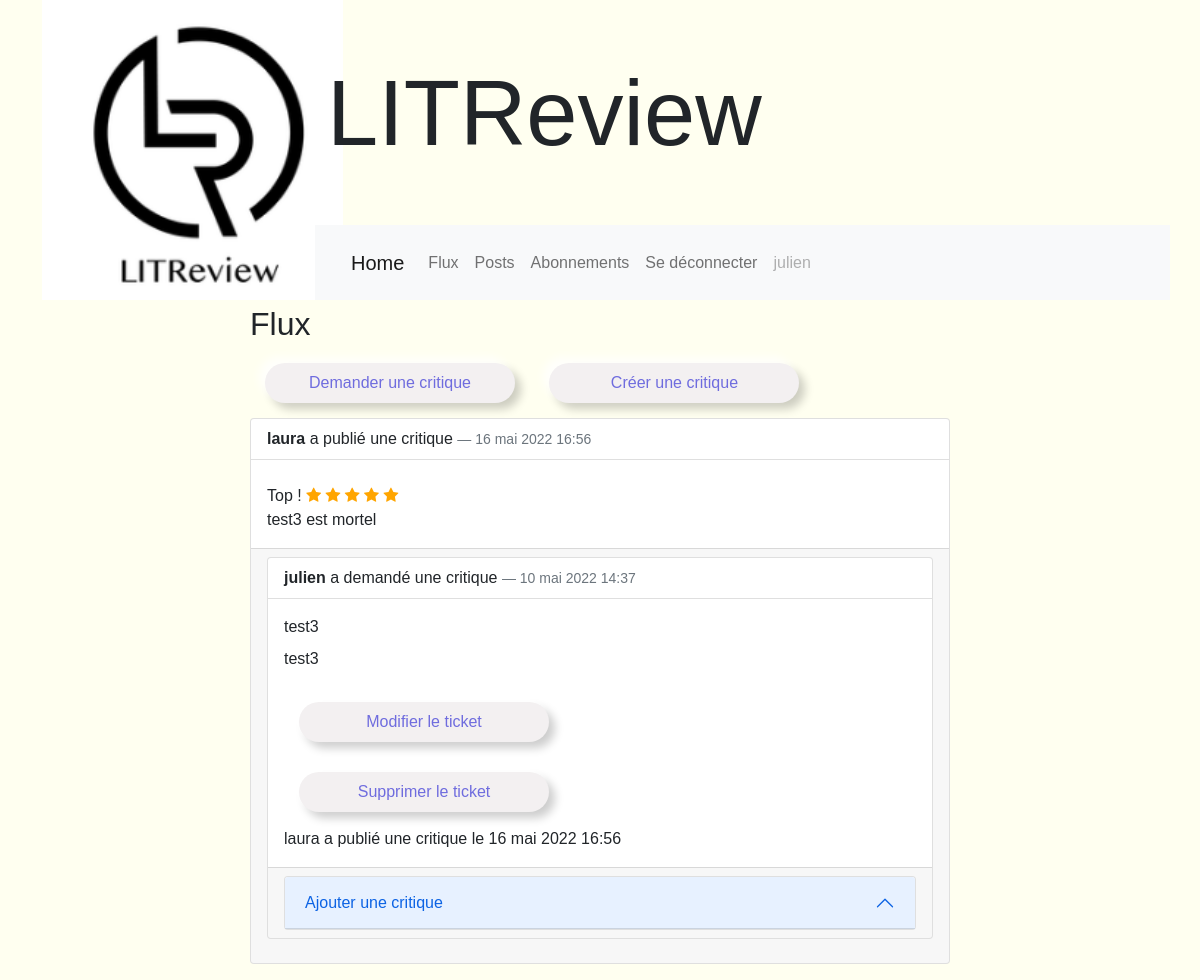
The page /apps/flux (signed in) on the database as committed earlier.
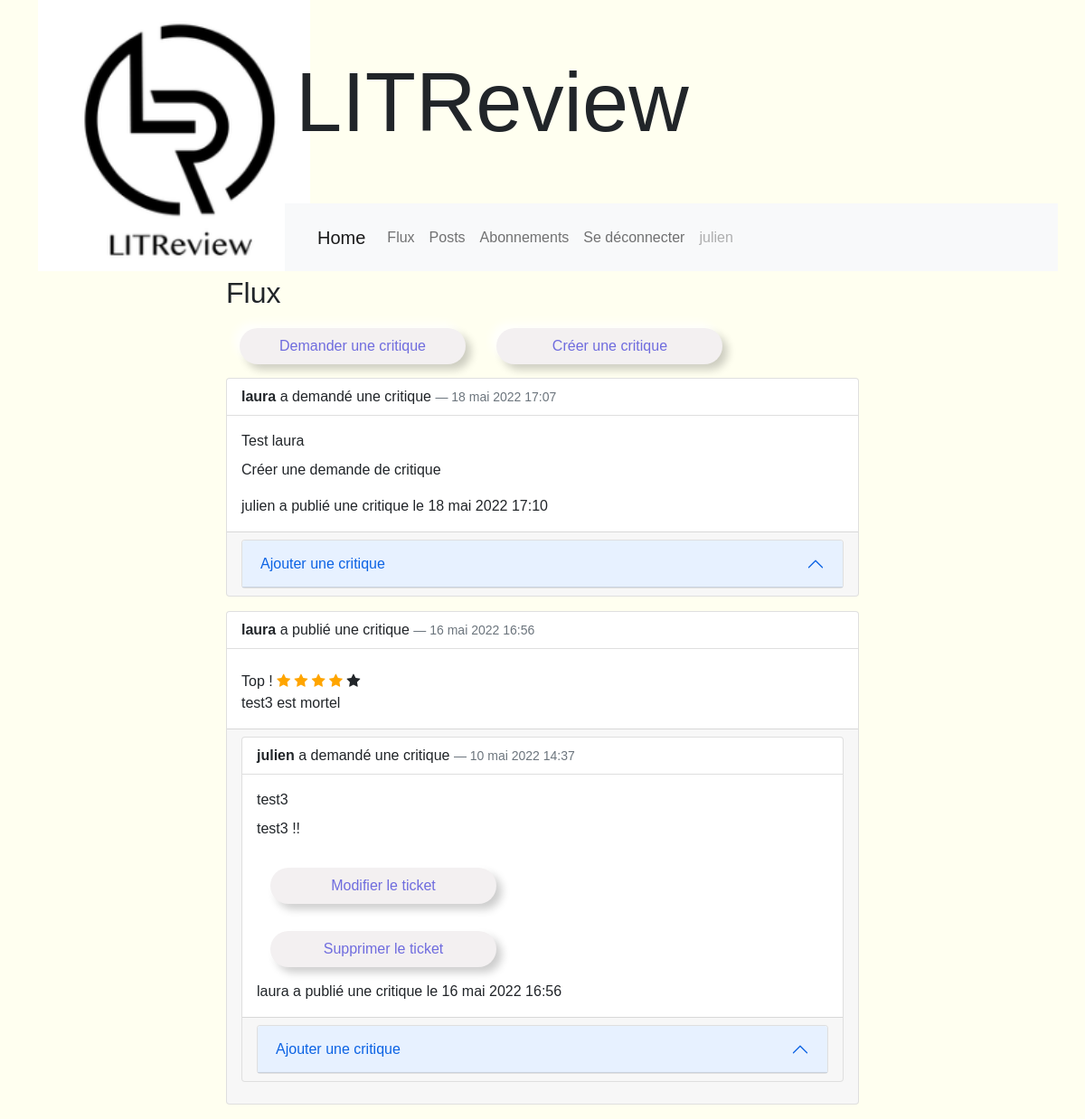
The same page on the database as committed later.
### apps/models.py (models this page shows, shortened)
class Review(models.Model):
    ticket = models.ForeignKey(
        to=Ticket, on_delete=models.CASCADE, related_name='ticket')
    rating = models.PositiveSmallIntegerField(
        default=0, validators=[MinValueValidator(0), MaxValueValidator(5)])
    headline = models.CharField(max_length=128)
    body = models.CharField(max_length=8192, blank=True)
    user = models.ForeignKey(
        to=settings.AUTH_USER_MODEL, on_delete=models.CASCADE)
    time_created = models.DateTimeField(auto_now_add=True)
    @property
    def class_name(self):
        return self.__class__.__name__

class Ticket(models.Model):
    title = models.CharField(max_length=128)
    description = models.TextField(max_length=2018, blank=True)
    user = models.ForeignKey(
        to=settings.AUTH_USER_MODEL, on_delete=models.CASCADE)
    image = models.ImageField(upload_to='img/', null=True, blank=True)
    time_created = models.DateTimeField(auto_now_add=True)
    @property
    def get_reviews(self):
        return Review.objects.filter(ticket=self.id).order_by('-time_created')
    @property
    def class_name(self):
        return self.__class__.__name__

### apps/views.py (the view)
# urls.py: path('flux', views.flux, name="flux"),
@login_required
def flux(request):
    context = {}
    users = [u.followed_user for u in UserFollows.objects.filter(
        user=request.user)]
    RForm = ReviewForm()
    posts_list = get_all_posts(users)
    context['posts'] = posts_list
    context['RForm'] = RForm
    return render(request, 'apps/flux.html', context)

### apps/post.py (called while the page is built)
def get_all_posts(users):
    if users == 'all':
        tickets = Ticket.objects.all()
        reviews = Review.objects.all()
    else:
        tickets = Ticket.objects.filter(user__in=users)
        reviews = Review.objects.filter(user__in=users)
    posts_list = sorted(
        chain(tickets, reviews),
        key=lambda post: post.time_created, reverse=True)
    return posts_list

### apps/templates/apps/flux.html (shortened to what this page needs)
{% extends 'apps/base.html' %}
{% block content %}
    <div>
        <div class="cont title">Flux</div>
        <a href="{% url 'apps:create_ticket' %}"><button class="btn">Demander une critique</button></a>
        <a href="{% url 'apps:create_review' %}"><button class="btn">Créer une critique</button></a>
        {% if posts %}
            {% for post in posts %}
                {% if 'Ticket' in post.class_name %}
                    {% include 'apps/ticket_item.html' with post=post %}
                {% elif 'Review' in post.class_name %}
                    {% include 'apps/review_item.html' with post=post %}
                {% endif %}
            {% endfor %}
        {% else %}
            <p>Vous n'avez aucune critique.</p>
            <p>Vérifiez que vous suiviez bien des camarades
                <a href="{% url 'apps:subscription' %}"> ici</a>.
            </p>
        {% endif %}
    </div>
{% endblock %}

### apps/templates/apps/ticket_item.html (shortened to what this page needs)
{% load bootstrap5 %}
<div class="card mb-3">
    <div class="card-header">
        <strong>{{ post.user.username }}</strong> a demandé une critique <span class="text-end blockquote-footer">{{ post.time_created }}</span>
    </div>
    <div class="card-body">
        <div class="card-title">{{ post.title }}</div>
        <div class="card-text">
            <p>{{ post.description}}</p>
        </div>
        {% if post.user == user %}
            <div>
                <form class="form" action="{% url 'apps:update_ticket' post.id %}" method="GET">
                    <button class="btn">Modifier le ticket</button>
                </form>
                <form class="form" action="{% url 'apps:delete_ticket' post.id %}" method="POST">
                    <button class="btn">Supprimer le ticket</button>
                </form>
            </div>
        {% endif %}
        {% if title != 'Modifier une critique' %}
            <ul class="list-group">
            {% for review in post.get_reviews %}
                <a data-bs-toggle="modal" data-bs-target="#Modal{{ review.id }}">
                    {{ review.user.username }} a publié une critique le {{ review.time_created }}
                </a>
            {% endfor %}
            </ul>
        {% endif %}
    </div>
    {% if title != 'Modifier une critique' %}
        <div class="card-footer">
            {% include 'apps/post-accordion.html' with post=post %}
        </div>
    {% endif %}
</div>

### apps/templates/apps/review_item.html (shortened to what this page needs)
{% load bootstrap5 %}
<div class="card mb-3">
    <div class="card-header">
        <strong>{{ post.user.username }}</strong> a publié une critique <span class="text-end blockquote-footer">{{ post.time_created }}</span>
    </div>
    <div class="card-body">
        <div class="card-text">
            <span>{{ post.headline }}</span>
            {% for star in '01234'|make_list %}
                {% if forloop.counter <= post.rating %}
                    <span class="fa fa-star star-btn checked"></span>
                {% else %}
                    <span class="fa fa-star star-btn"></span>
                {% endif %}
            {% endfor %}
            <div>{{ post.body }}</div>
        </div>
    </div>
    {% if only != 'only' %}
        <div class="card-footer">
            {% include 'apps/ticket_item.html' with post=post.ticket %}
        </div>
    {% endif %}
</div>

### apps/templates/apps/post-accordion.html (shortened to what this page needs)
{% load bootstrap5 %}
<div class="accordion" id="accordion{{ post.id }}">
    <div class="accordion-item">
        <h2 class="accordion-header" id="heading{{ post.id }}">
            <button class="accordion-button" type="button" data-bs-toggle="collapse" data-bs-target="#collapse{{ post.id }}" aria-expanded="true" aria-controls="collapse{{ post.id }}">
                Ajouter une critique
            </button>
        </h2>
    </div>
</div>

Rows that differ between the two databases and show on the page:
added Ticket: user.username "laura", time_created "18 mai 2022 17:07", title "Test laura", description "Créer une demande de critique"
added Review: user.username "julien", time_created "18 mai 2022 17:10", shown under "laura"
changed Review "Top !": rating 5 → 4 (drawn); description "test3" → "test3 !!"
